Frame 1 (no input): blank canvas, image omitted
Frame 60 (the mouse pressed at the canvas centre just before this capture): blank canvas, image omitted
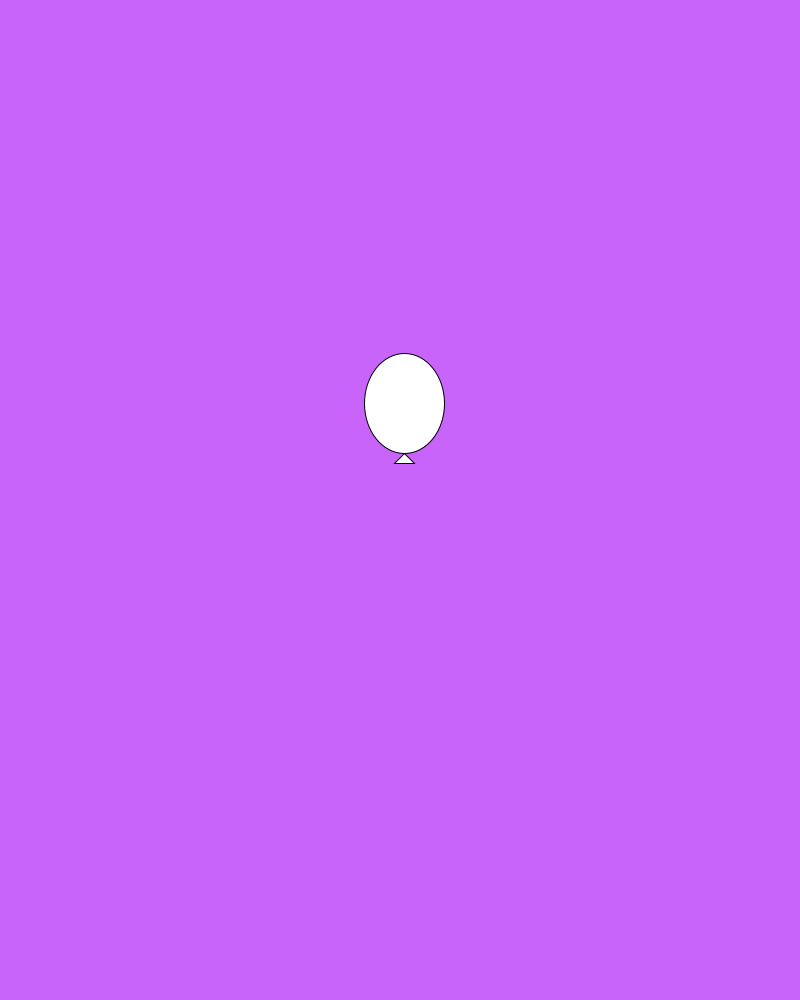
Frame 120 (the mouse held since frame 60 and released just before this capture)

The Processing sketch whose frames 1 and 60 were blank and that drew this single picture after the mouse press (run headless with seeded random() and noise(); from frame 60 on, the mouse is pressed at the canvas centre):

// Processing sketch: globos
// ── globos.pde
class Globo
{
  float x, y,vx,vy;
  Globo (float _x, float _y)
  {
   x=_x;
   y=_y; 
   vx=random(-0.25,0.25);
   vy=random(-2,-0.5);
  }

  void update()
  {
    y+=vy;
    x+=vx;
  }

  void dibujate()
  {
      ellipse(x,y,80,100);
      triangle(x, y+50,x-10,y+60, x+10, y+60); 
  }
  
}

ArrayList<Globo> globos;


void setup()
{
  size(800,1000);
  globos = new ArrayList<Globo>();  
}

void draw()
{
  background(200, 100, 250);
  for(int i=0;i<globos.size();i++)
  {
    globos.get(i).update();
    globos.get(i).dibujate();
  }
}

void mousePressed()
{
  globos.add(new Globo(mouseX,mouseY));
}
